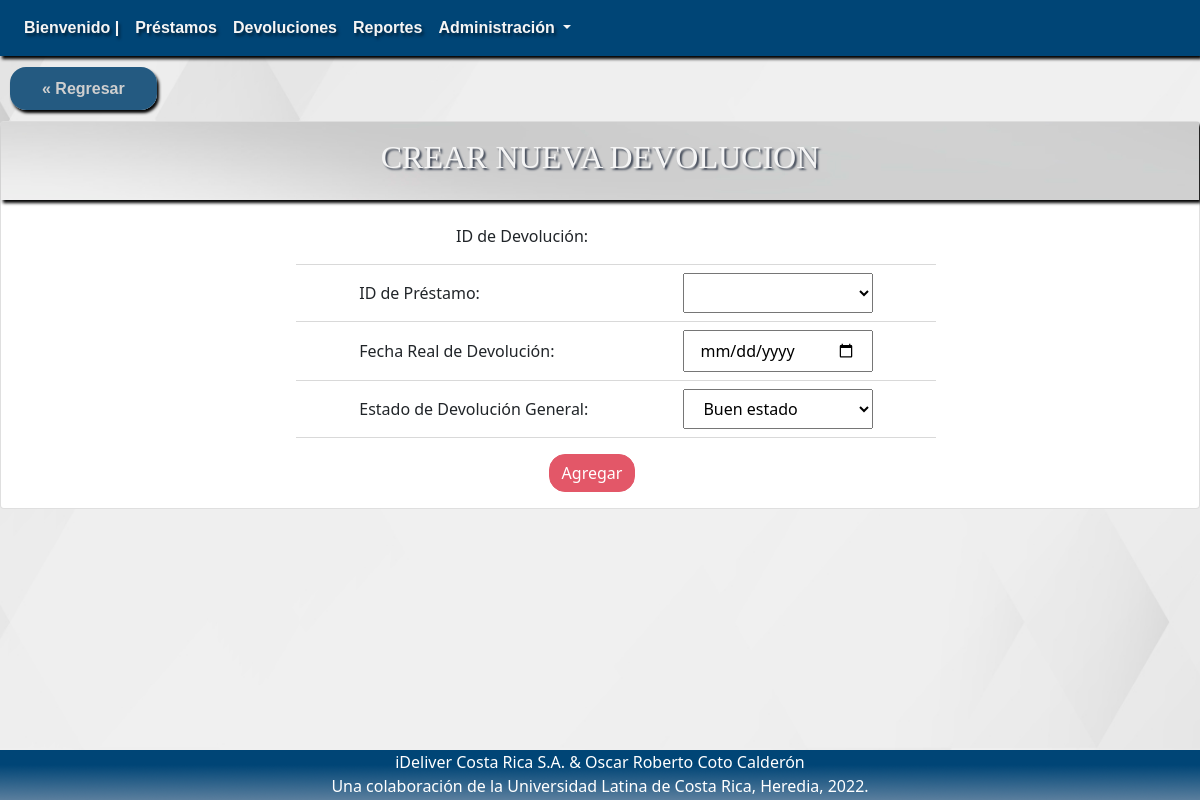
The app's page /?c=crearDevolucion, older data.
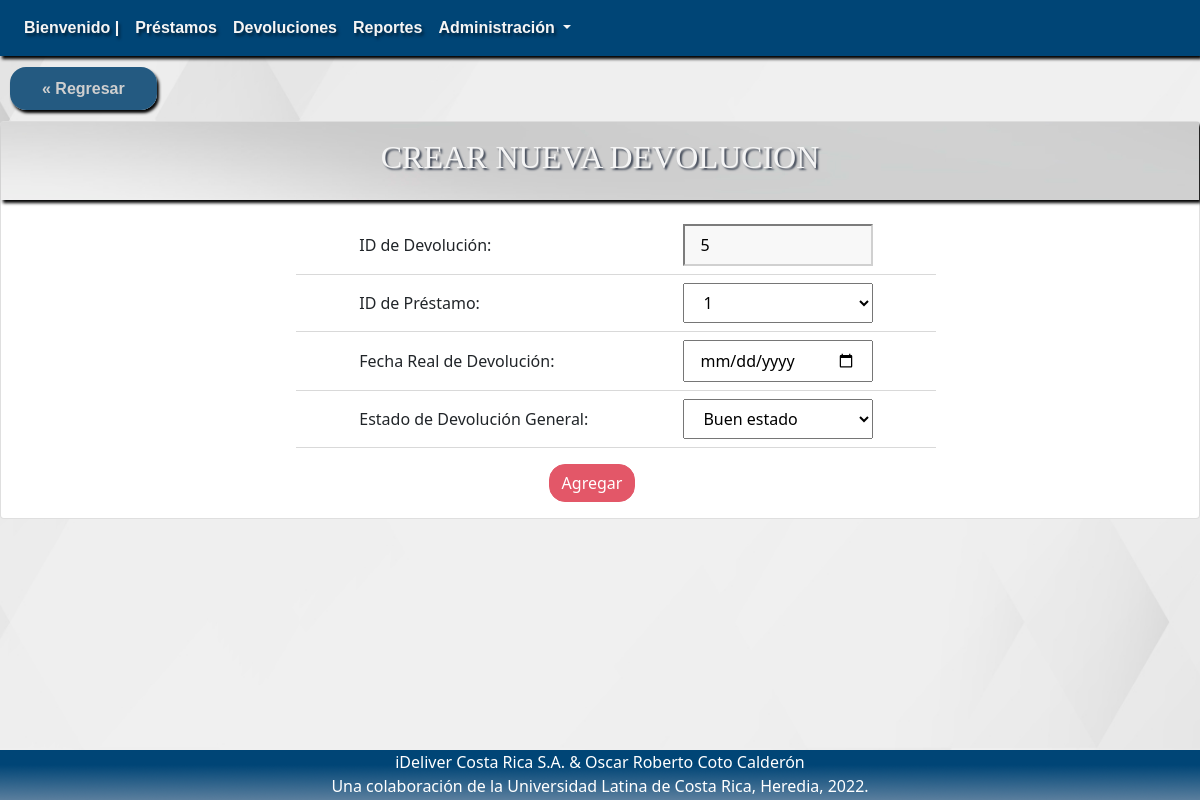
The same page, newer data.
### tables this page shows
CREATE TABLE `devolucion` (
  `idDevolucion` int(11) NOT NULL,
  `idPrestamo` int(11) NOT NULL,
  `fechaRealDevolucion` date DEFAULT current_timestamp(),
  `idEstadoDevolucionGeneral` int(11) NOT NULL
);

### Model/EstadoDevolucionGeneral.php (called while the page is built, shortened)
<?php
class EstadoDevolucionGen {
    public function __construct($idEstadoDevolucionGeneral = 0, $descripcionEstadoDevolucionGeneral = "") {
        $this->idEstadoDevolucionGeneral = $idEstadoDevolucionGeneral;
        $this->descripcionEstadoDevolucionGeneral = $descripcionEstadoDevolucionGeneral;
    }
    function seleccionarAllEstadoDevolucionGen() {
        $query = "SELECT * FROM estadodevoluciongeneral";
        $pdo = new Connection();
        $pdo = $pdo->open();
        $result = $pdo->query($query);
        $rows = [];
        foreach ($result->fetchAll() as $row) {
            $rows[] = new EstadoDevolucionGen($row['idEstadoDevolucionGeneral'], $row['descripcionEstadoDevolucionGeneral']);
        }
        return $rows;
    }
}

### Model/Devolucion.php (called while the page is built, shortened)
<?php
include_once 'model/Prestamo.php';
include_once "model/EstadoDevolucionGeneral.php";
class Devolucion {
    public function __construct($idDevolucion = 0, $idPrestamo = 0,$fechaRealDevolucion = "",$idEstadoDevolucionGeneral= 0) {
        $this->idDevolucion = $idDevolucion;
    }
    function selectLast() {
        $query = "SELECT idDevolucion FROM devolucion ORDER BY idDevolucion DESC LIMIT 1";
        $pdo = new Connection();
        $pdo = $pdo->open();
        $result = $pdo->query($query);
        $rows = [];
        foreach ($result->fetchAll() as $row) {
            $rows[] = new Devolucion($row['idDevolucion']);
        }
        return $rows;
    }
}

### Model/Prestamo.php (called while the page is built, shortened)
<?php
class Prestamo {
    public function __construct($idPrestamo = 0, $idIngeniero = "",$fechaPrestamo = "",$fechaEsperadaDevolucion="",
    $cliente = "", $estadoPrestamo ="Abierto") {
        $this->idPrestamo = $idPrestamo;
    }
    function seleccionarAllPrestamo() {
        $query = "SELECT * FROM prestamo";
        $pdo = new Connection();
        $pdo = $pdo->open();
        $result = $pdo->query($query);
        $rows = [];
        foreach ($result->fetchAll() as $row) {
            $rows[] = new Prestamo($row['idPrestamo'], $row['idIngeniero'],$row['fechaPrestamo'],$row['fechaEsperadaDevolucion'],$row['cliente'],$row['estadoPrestamo']);
        }
        return $rows;
    }
}

### View/crearDevolucion.php (the view)
<div class="upside">
    <a href="?c=detalleAllDevolucion" class="Inicio">« Regresar </a>
</div>
<div class="card" id="ListaCompleta">
    <div class="card-title">
        <h2> CREAR NUEVA DEVOLUCION </h2>
    </div>
    <form method="POST" action="?c=crearDevolucion" class='formulario'>
        <div class="form-group" align="center" >
            <div class="col-md-12 col-xl-12 col-sm-12" >
                <label for="idDevolucion" class='label_form'>ID de Devolución: </label>
                <?php foreach ($last as $id) { ?>
                <input type="number" class="col-sm-2 col-form-label" id="input_form" name="idDevolucion" value="<?php echo $id->idDevolucion+1; ?>" style="background-color:#f8f8f8; border-color: #d0d0d0" readonly>
                <?php } ?>
            </div>
            <div class="dropdown-divider" id="dropdown-divider-form"></div>
            <div class="col-md-12 col-xl-12 col-sm-12" >
                <label for="idPrestamo" class='label_form'>ID de Préstamo:  </label>
                <select class="col-sm-2 col-form-label" name="idPrestamo" id="input_form">
                <?php foreach ($allPrestamo as $prestamo) { ?>
                    <option value="<?php echo $prestamo->idPrestamo; ?>"><?php echo $prestamo->idPrestamo; ?></option>
                <?php } ?>
                </select>
            </div>
            <div class="dropdown-divider" id="dropdown-divider-form"></div>
            <div class="col-md-12 col-xl-12 col-sm-12" >
                <label for="fechaRealDevolucion" class='label_form'>Fecha Real de Devolución: </label>
                <input type="date" class="col-sm-2 col-form-label" name="fechaRealDevolucion" required>
            </div>
            <div class="dropdown-divider" id="dropdown-divider-form"></div>
            <div class="col-md-12 col-xl-12 col-sm-12" >
                <label for="idEstadoDevolucionGeneral" class='label_form'>Estado de Devolución General:  </label>
                <select class="col-sm-2 col-form-label" name="idEstadoDevolucionGeneral" id="input_form">
                <?php foreach ($allEstadoDevGnrl as $value) { ?>
                    <option value="<?php echo $value->idEstadoDevolucionGeneral; ?>"><?php echo $value->descripcionEstadoDevolucionGeneral;?></option>
                <?php } ?>
                </select>
            </div>
            <div class="dropdown-divider" id="dropdown-divider-form"></div>
        </div>
        <div class="form-button" align="center" >
            <button type="submit" class="btn btn-primary boton-form" id="submit-button">Agregar</button>
        </div>
    </form>
</div>

Row changes from the older to the newer data that the page shows:
added devolucion: idDevolucion "5"
Text that changed along with them:
form field idPrestamo: (not shown) → "1"
